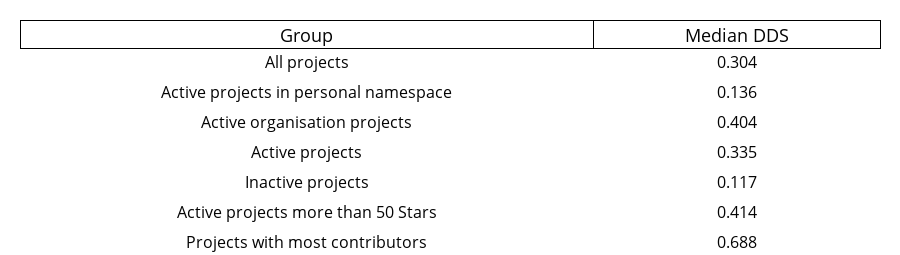

This figure's notebook cell:
### Code cell
df_personal_projects = df_active[df_active["organization"].isna()]
df_organization_projects = df_active[df_active["organization"].notna()]
df_inactive = df_raw[(df_raw["project_active"] == False)]
df_top_stargazers = df_active[(df_active["stargazers_count"] > 100)]

fig = go.Figure(
    data=[
        go.Table(
            columnwidth=[100, 50],
            header=dict(
                values=["Group", "Median DDS"],
                line_color="#000000",
                fill_color="#ffffff",
                font_size=18,
            ),
            cells=dict(
                line_color="#ffffff",
                fill_color="#ffffff",
                font_size=16,
                height=30,
                values=[
                    [
                        "All projects",
                        "Active projects in personal namespace",
                        "Active organisation projects",
                        "Active projects",
                        "Inactive projects",
                        "Active projects more than 50 Stars",
                        "Projects with most contributors",
                    ],
                    [
                        round(df_raw["development_distribution_score"].median(), 3),
                        round(
                            df_personal_projects[
                                "development_distribution_score"
                            ].median(),
                            3,
                        ),
                        round(
                            df_organization_projects[
                                "development_distribution_score"
                            ].median(),
                            3,
                        ),
                        round(df_active["development_distribution_score"].median(), 3),
                        round(
                            df_inactive["development_distribution_score"].median(), 3
                        ),
                        round(
                            df_top_stargazers[
                                "development_distribution_score"
                            ].median(),
                            3,
                        ),
                        round(
                            df_active.nlargest(50, "contributors")[
                                "development_distribution_score"
                            ].median(),
                            3,
                        ),
                    ],
                ],
            ),
        )
    ]
)

fig.update_layout(height=255)
fig["layout"].update(margin=dict(l=20, r=20, b=0, t=20))

fig.show(responsive=True)

### Figure 1 — Plotly figure (JSON) as saved in the notebook; plotly's stock layout.template omitted (floating-point values rounded to 4 significant figures)
{"data": [{"cells": {"fill": {"color": "#ffffff"}, "font": {"size": 16}, "height": 30, "line": {"color": "#ffffff"}, "values": [["All projects", "Active projects in personal namespace", "Active organisation projects", "Active projects", "Inactive projects", "Active projects more than 50 Stars", "Projects with most contributors"], [0.304, 0.136, 0.404, 0.335, 0.117, 0.414, 0.688]]}, "columnwidth": [100, 50], "header": {"fill": {"color": "#ffffff"}, "font": {"size": 18}, "line": {"color": "#000000"}, "values": ["Group", "Median DDS"]}, "type": "table"}], "layout": {"height": 255, "margin": {"b": 0, "l": 20, "r": 20, "t": 20}}}
